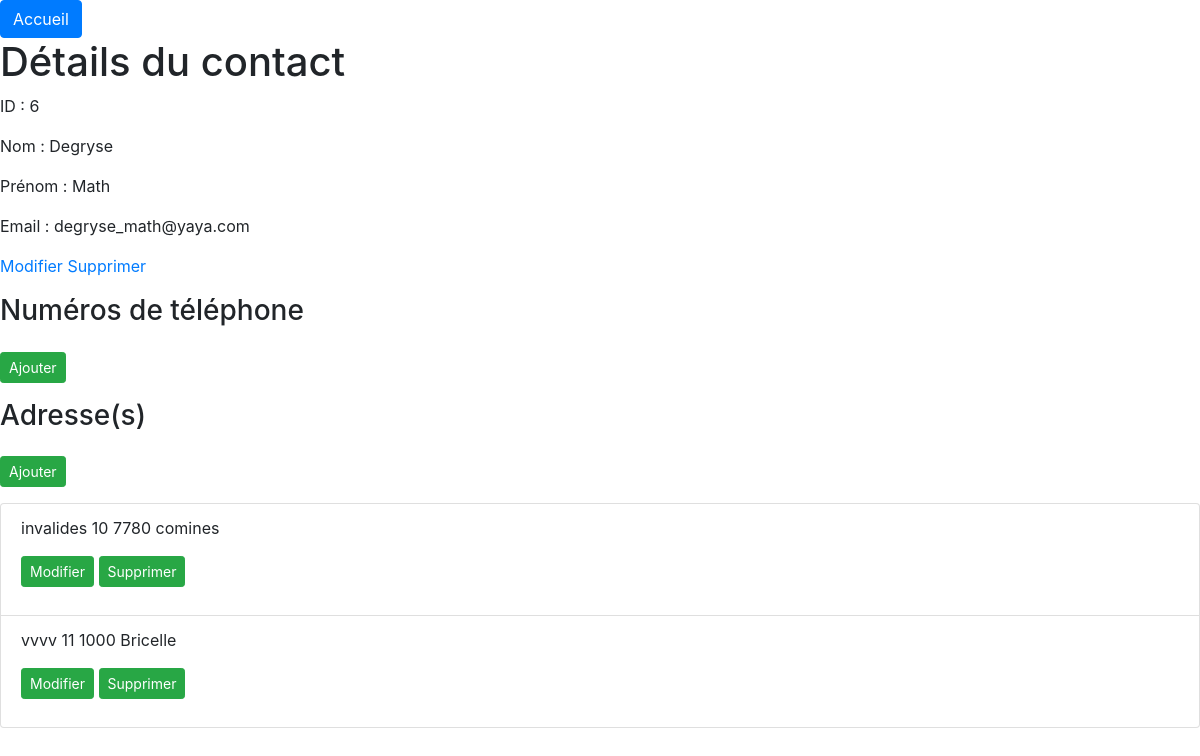
The app's page /read_contact.php?id=6 with its own data.
### tables this page shows
CREATE TABLE `contact` (
  `id` int NOT NULL AUTO_INCREMENT,
  `nom` varchar(45) NOT NULL,
  `prenom` varchar(45) NOT NULL,
  `mail` varchar(45) DEFAULT NULL,
  PRIMARY KEY (`id`),
  UNIQUE KEY `mail_UNIQUE` (`mail`)
);

CREATE TABLE `adresse` (
  `id_adresse` int NOT NULL AUTO_INCREMENT,
  `rue` varchar(45) NOT NULL,
  `numero` int NOT NULL,
  `code_postal` int NOT NULL,
  `ville` varchar(45) NOT NULL,
  `id_contact` int NOT NULL,
  PRIMARY KEY (`id_adresse`),
  KEY `fk_adresse_contact_idx` (`id_contact`),
  CONSTRAINT `id_contact` FOREIGN KEY (`id_contact`) REFERENCES `contact` (`id`) ON DELETE CASCADE ON UPDATE CASCADE
);

### read_contact.php (the view, shortened to what this page needs)
<?php
require_once('connect.php');
$sql = 'SELECT * FROM `contact` WHERE `id`=:id';
$query = $db->prepare($sql);
$query->bindValue(':id', PDO::PARAM_INT);
$query->execute();
$contact = $query->fetch();
if(isset($_GET['id']) && !empty($_GET['id'])){
    $id = strip_tags($_GET['id']);
    $sql = 'SELECT * FROM `contact` WHERE `id`=:id';
    $query = $db->prepare($sql);
    $query->bindValue(':id', $id, PDO::PARAM_INT);
    $query->execute();
    $contact = $query->fetch();
}else{
    header('Location: contact_list.php');
}
?>
<!DOCTYPE html>
<html lang="fr">
<head>
    <link rel="stylesheet" href="https://stackpath.bootstrapcdn.com/bootstrap/4.4.1/css/bootstrap.min.css">
</head>
<body>
<a href="contact_list.php" class="btn btn-primary">Accueil</a>
    <h1>Détails du contact</h1>
    <p>ID : <?= $contact['id'] ?></p>
    <p>Nom : <?= $contact['nom'] ?></p>
    <p>Prénom : <?= $contact['prenom'] ?></p>
   <p>Email : <?= $contact['mail'] ?></p>
    <p><a href="contact_edit.php?id=<?= $contact['id'] ?>">Modifier</a>  <a href="contact_remove.php?id=<?= $contact['id'] ?>">Supprimer</a></p>
    <?php include('phone_list.php'); ?>
    <?php include('adress_list.php'); ?>
</body>
</html>

### adress_list.php
<?php
require_once('connect.php');
$idContact = $_GET['id'] ?? null;
 if ($idContact != null) :
$query = $db->query('SELECT * from adresse  where id_contact=' . $idContact);
$adresses = $query->fetchAll(PDO::FETCH_ASSOC);
?>
<h3>Adresse(s)</h3>
    <a href="adress_save.php?id_contact=<?= $idContact
 ?>" class="btn btn-success btn-sm mt-3 mb-3">Ajouter</a>
    <ol class="list-group list-group-numbered">
        <?php foreach($adresses as $a): ?>
            <li class="list-group-item ">
                <div class="ms-2 me-auto">
                <?= $a['rue'] ?>  <?= $a['numero'] ?> <?= $a['code_postal'] ?> <?= $a['ville'] ?><br> <a href="adress_update.php?id_adresse=<?= $a['id_adresse'] ?>" class="btn btn-success btn-sm mt-3 mb-3">Modifier</a>
    <a href="adress_delete.php?id_adresse=<?= $a['id_adresse'] ?>" class="btn btn-success btn-sm mt-3 mb-3">Supprimer</a>
                </div>
            </li>
        <?php endforeach; ?>
    </ol>
<?php
endif
?>
</html>

### records on screen
contact: id "6", nom "Degryse", prenom "Math", mail "degryse_math@yaya.com"
adresse: rue "invalides", numero "10", code_postal "7780", ville "comines"
adresse: rue "vvvv", numero "11", code_postal "1000", ville "Bricelle"
